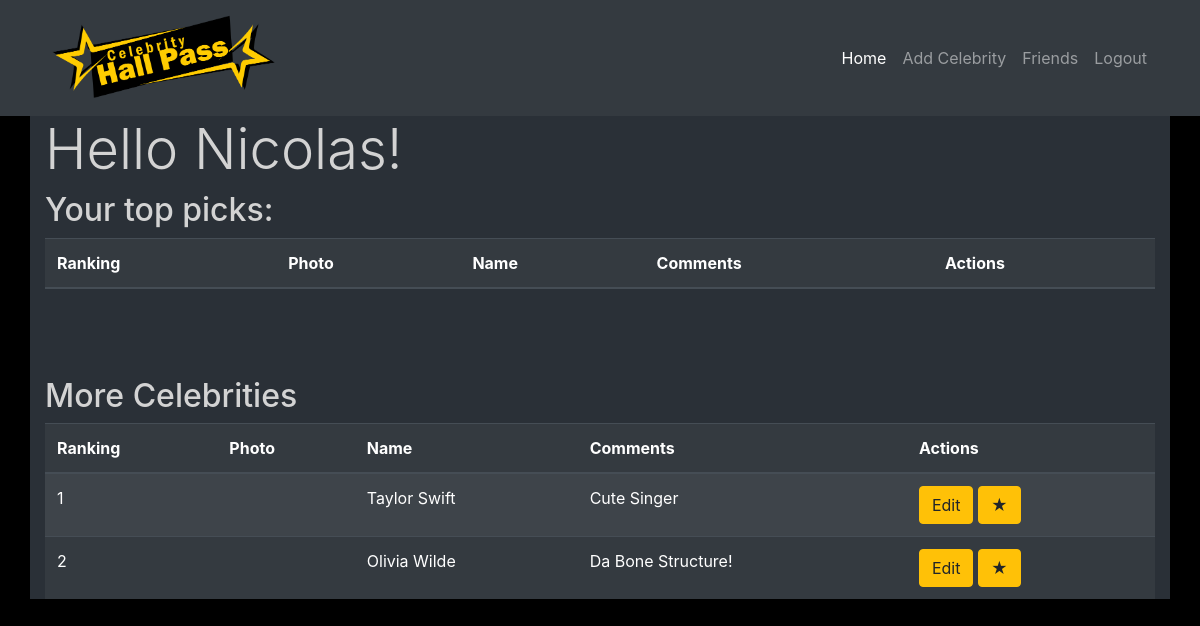
/myhallpass (signed in), run on an earlier commit of the app's database.
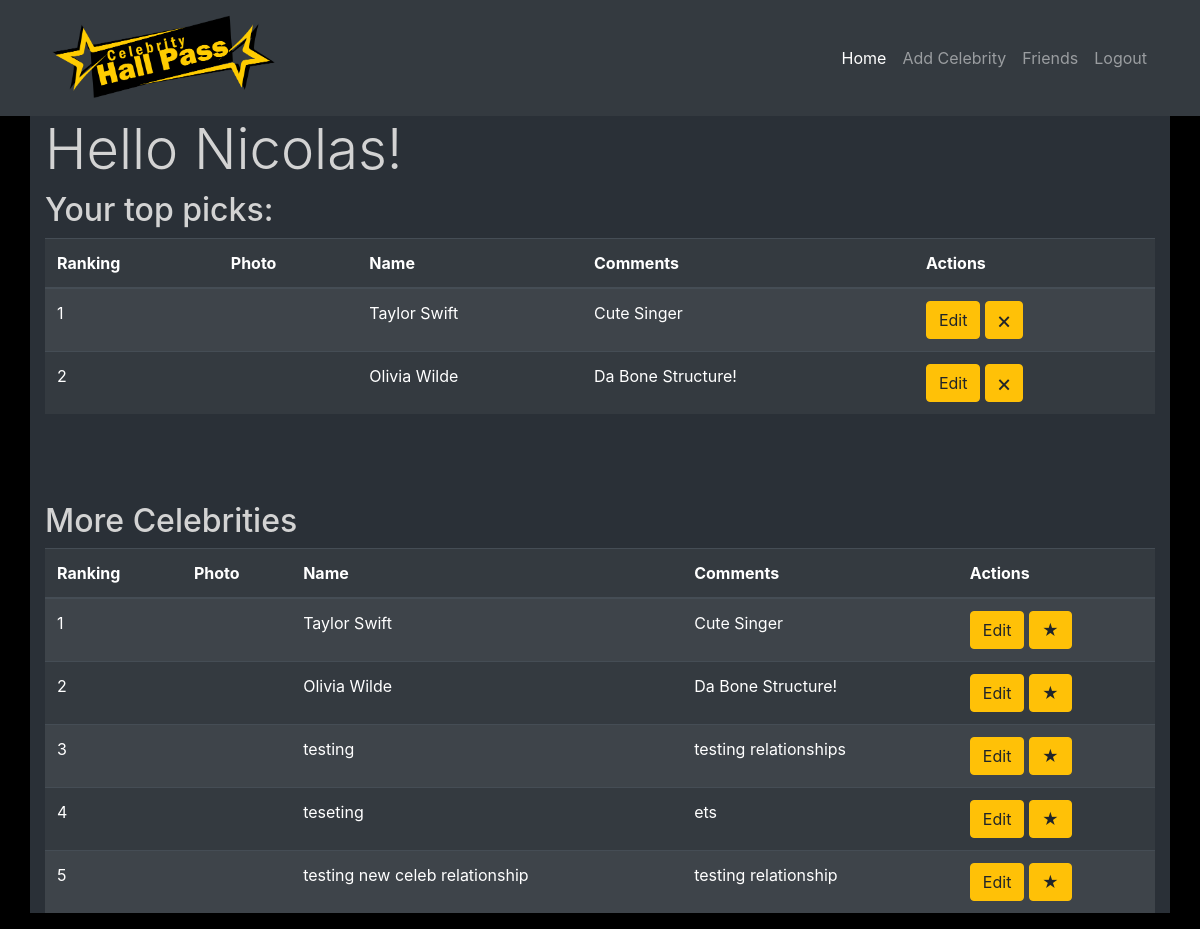
And on a later commit of the database.
### HallPass/models.py (models this page shows)
class Celeb(models.Model):
	ranking = models.PositiveSmallIntegerField()
	photo = models.CharField(max_length=255)
	name = models.CharField(max_length=255)
	comments = models.TextField()
	users = models.ManyToManyField(User, related_name="celebs")
	created_at = models.DateTimeField(auto_now_add=True)
	updated_at = models.DateTimeField(auto_now=True)
	objects = CelebManager()

### HallPass/views.py (the view)
# urls.py: path('myhallpass', views.myhallpass),
def myhallpass(request):
    if "userid" not in request.session:
        return redirect("/")
    context = {
        "user": User.objects.filter(id=request.session['userid'])[0],
        "celebs": Celeb.objects.filter(users=request.session['userid']).order_by("ranking"),
        "allcelebs": Celeb.objects.all().order_by("ranking"),
    }
    return render(request, "myhallpass.html", context)

### HallPass/templates/myhallpass.html (shortened to what this page needs)
<!DOCTYPE html>
<html lang="en">
<head>
    <link rel="stylesheet" href="https://stackpath.bootstrapcdn.com/bootstrap/4.3.1/css/bootstrap.min.css">
</head>
<body style="background-color:black;">
{% load static %}
	<nav class="navbar navbar-expand-lg navbar-dark bg-dark static-top">
        <div class="container">
          <img style="max-height: 100px;" src = "{% static "hallpasslogo.png" %}" alt="my img">
          <div class="collapse navbar-collapse" id="navbarResponsive">
            <ul class="navbar-nav ml-auto">
              <li class="nav-item active">
                <a class="nav-link" href="/myhallpass">Home
                </a>
              </li>
              <li class="nav-item">
                <a class="nav-link" href="/celebs/new">Add Celebrity</a>
              </li>
              <li class="nav-item">
                <a class="nav-link" href="/friends">Friends</a>
              </li>
              <li class="nav-item">
                <a class="nav-link" href="/logout">Logout</a>
              </li>
            </ul>
          </div>
        </div>
      </nav>
    <div class="container" style="background-color:rgb(42, 48, 55);">
    <h1 style="color: lightgrey;" class="display-4">Hello {{user.first_name}}!</h1>
    <h2 style="color: lightgrey;">Your top picks:</h2>
    <table class="table table-striped table-hover table-dark">
        <thead>
            <tr>
                <th>Ranking</th>
                <th>Photo</th>
                <th>Name</th>
                <th>Comments</th>
                <th>Actions</th>
            </tr>
        </thead>
        <tbody>
        {% for celeb in celebs %}
            <tr>
                <td>{{celeb.ranking}}</a></td>
                <td><img style="height: 200px;" src="{{celeb.photo}}" alt=""></td>
                <td>{{celeb.name}}</td>
                <td>{{celeb.comments}}</td>
                <td>
                  <a href="/celeb/edit/{{celeb.id}}" class="btn btn-warning">Edit</a>
                  <a href="/celeb/removefromlist/{{celeb.id}}" class="btn btn-warning">🗙</a>
                </td>
            </tr>
        {% endfor %}
        </tbody>
    </table>
<br><br><br>
    <table class="table table-striped table-hover table-dark">
      <thead>
          <tr>
              <th>Ranking</th>
              <th>Photo</th>
              <th>Name</th>
              <th>Comments</th>
              <th>Actions</th>
          </tr>
      </thead>
      <h2 style="color: lightgrey;">More Celebrities</h2>
      <tbody>
      {% for celeb in allcelebs %}
          <tr>
              <td>{{celeb.ranking}}</a></td>
              <td><img style="height: 200px;" src="{{celeb.photo}}" alt=""></td>
              <td>{{celeb.name}}</td>
              <td>{{celeb.comments}}</td>
              <td>
                <a href="/celeb/edit/{{celeb.id}}"class="btn btn-warning">Edit</a>
                <a href="/celeb/add/{{celeb.id}}"class="btn btn-warning">★</a>
              </td>
          </tr>
      {% endfor %}
      </tbody>
  </table>
    </div>
</body>
</html>

What changed in the data, as far as the page shows it:
now on one of the page's lists (row unchanged): Celeb: ranking "1", name "Taylor Swift", comments "Cute Singer"
now on one of the page's lists (row unchanged): Celeb: ranking "2", name "Olivia Wilde", comments "Da Bone Structure!"
added Celeb: ranking "3", name "testing", comments "testing relationships", shown under "More Celebrities"
added Celeb: ranking "4", name "teseting", comments "ets", shown under "More Celebrities"
added Celeb: ranking "5", name "testing new celeb relationship", comments "testing relationship", shown under "More Celebrities"
